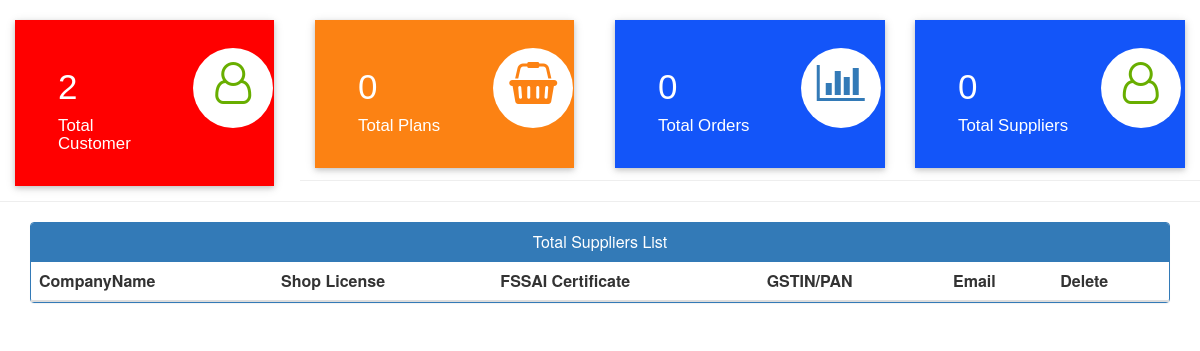
The page /admindashboard (signed in) on the database as committed earlier.
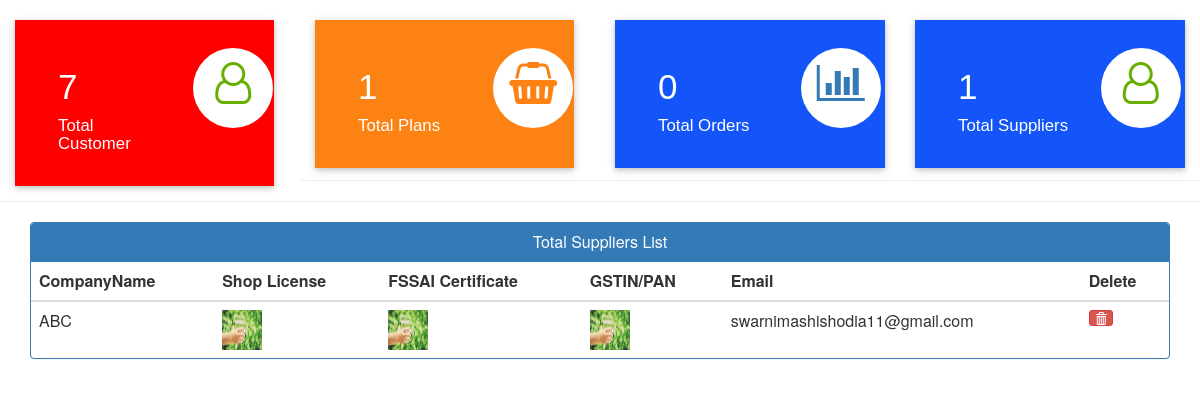
The same page on the database as committed later.
### business/models.py (models this page shows, shortened)
class Supplier(models.Model):
    email=models.CharField(max_length=50,primary_key=True)
    comname=models.CharField(max_length=150)
    comowner=models.CharField(max_length=50)
    address=models.CharField(max_length=300)
    city=models.CharField(max_length=50)
    state=models.CharField(max_length=50)
    pincode=models.IntegerField()
    shoplicense= models.ImageField(upload_to='shoplicense/',null=True,blank=True)
    fssai= models.ImageField(upload_to='fssai/',null=True,blank=True)
    gsti_pan= models.ImageField(upload_to='gsti_pan/',null=True,blank=True)

### business/views.py (the view)
# urls.py: path('admindashboard', views.admin_dashboard_view,name='admindashboard'),
@staff_member_required
def admin_dashboard_view(request):
    customercount=User.objects.all().count()
    plancount=Plan.objects.all().count()
    ordercount=Subscribe.objects.all().count()
    suppliercount=models.Supplier.objects.all().count()
    suppliers=models.Supplier.objects.all()
    mydict={
    'customercount':customercount,
    'plancount':plancount,
    'ordercount':ordercount,
    'suppliercount':suppliercount,
    'suppliers':suppliers,
    }
    return render(request,'admin_dashboard.html',context=mydict)

### templates/admin_dashboard.html (shortened to what this page needs)
{% load static %}
{% block content %}
{%include 'dashboard_cards.html'%}
<hr><hr>
<div class="container">
    <div class="panel panel-primary">
      <div class="panel-heading">
        <center><h6 class="panel-title">Total Suppliers List</h6></center>
      </div>
      <table class="table table-hover" id="dev-table">
        <thead>
          <tr>
            <th>CompanyName</th>
            <th>Shop License</th>
            <th>FSSAI Certificate</th>
            <th>GSTIN/PAN</th>
            <th>Email</th>
            <th>Delete</th>
          </tr>
        </thead>
        {% for p in suppliers %}
    {% if p %}
        <tr>
          <td> {{p.comname}}</td>
          <td> <img src="{% static p.shoplicense.url %}" alt="ShopLicense" height="40px" width="40px" /></td>
          <td> <img src="{% static p.fssai.url %}" alt="FSSAI" height="40px" width="40px" /></td>
          <td> <img src="{% static p.gsti_pan.url %}" alt="GSTIN/PAN" height="40px" width="40px" /></td>
          <td>{{p.email}}</td>
          <td><a class="btn btn-danger btn-xs" href="{% url 'deletesupplier' p.email  %}"><span class="glyphicon glyphicon-trash"></span></a></td>
        </tr>
        {%else%}
        <br><br><br>
        <h1>no suppliers</h1>
        {% endif %}
        {% endfor %}
      </table>
    </div>
  </div>
  {% endblock content %}

Rows that differ between the two databases and show on the page:
added Supplier: comname "ABC", shoplicense (picture), fssai (picture), gsti_pan (picture), email "swarnimashishodia11@gmail.com"
Other text that changed with them:
{{ customercount }}: "2" → "7"
{{ plancount }}: "0" → "1"
{{ suppliercount }}: "0" → "1"
